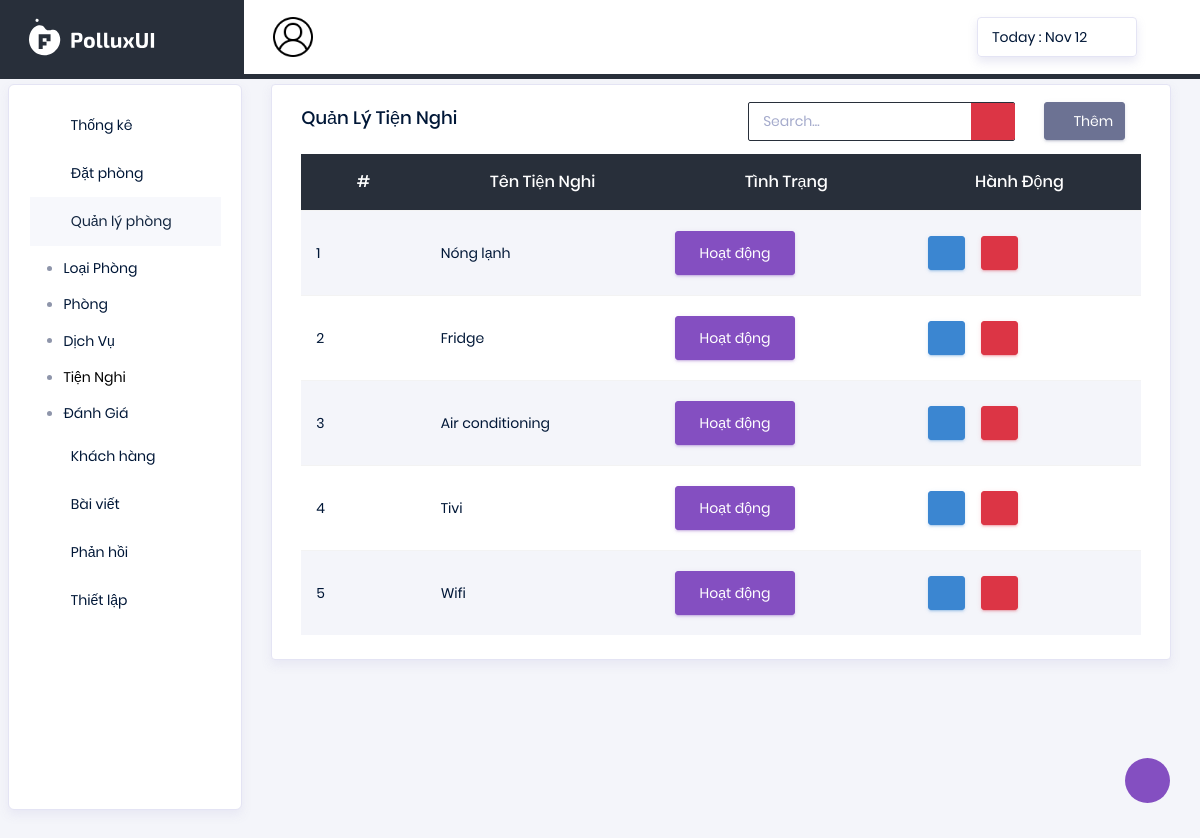
Screenshot of /admin/tiennghi.php with the database file from the repository.
### tables this page shows
CREATE TABLE `tiennghi` (
  `id` int(11) NOT NULL,
  `name` varchar(255) NOT NULL,
  `status` int(1) NOT NULL
);

### admin/tiennghi.php (the view, shortened to what this page needs)
<!DOCTYPE html>
<html lang="en">
<head>
    <link rel="stylesheet" href="css/flaticon.css">
    <link rel="stylesheet" href="css/bootstrap.min.css">
    <link rel="stylesheet" href="css/font-awesome.min.css">
    <link rel="stylesheet" href="https://cdnjs.cloudflare.com/ajax/libs/font-awesome/6.0.0-beta3/css/all.min.css">
</head>
<body>
    <div class="container-scroller" style="margin-top: -21px;">
        <?php include "header.php" ?>
        <div class="container-fluid page-body-wrapper" style="margin-top: 50px;">
            <?php include "sidebar.php" ?>
            <div class="main-panel">
                <div class="content-wrapper">
                    <div class="row">
                        <div class="col-lg-12 grid-margin stretch-card">
                            <div class="card">
                                <div class="card-body">
                                    <nav style="margin-top: -20px; background-color: white;" class=" navbar-breadcrumb col-xl-12 col-12 d-flex flex-row p-0">
                                        <div class="navbar-links-wrapper d-flex align-items-stretch">
                                            <h3 class="card-title" style="margin-top: 20px;">Quản Lý Tiện nghi</h3>
                                        </div>
                                        <div class="navbar-menu-wrapper d-flex align-items-center justify-content-end">
                                            <ul class="navbar-nav navbar-nav-right">
                                                <li class="nav-item nav-search d-none d-md-block mr-0">
                                                    <div class="input-group" style="border: 1px solid #282f3a;">
                                                        <input type="text" class="form-control timkiem" placeholder="Search..." aria-label="search" aria-describedby="search">
                                                        <div class="input-group-prepend">
                                                            <span class="input-group-text" id="search">
                                                                <i class="typcn typcn-zoom"></i>
                                                            </span>
                                                        </div>
                                                    </div>
                                                </li>
                                            </ul>
                                        </div>
                                        <div style="margin-top: 13px;">
                                            <button type="button" class="btn btn-secondary btn-sm btn-icon-text mr-3" id="btnAdd" style="display: flex; padding: 11px;">
                                                <i class="typcn typcn-document-add btn-icon-append" style="margin: -2px 2px 0 0;"></i> Thêm
                                            </button>
                                        </div>
                                    </nav>
                                    <div class="table-responsive">
                                        <table class="table table-striped project-orders-table">
                                            <thead>
                                                <tr>
                                                    <th>#</th>
                                                    <th>Tên Tiện Nghi</th>
                                                    <th>Tình Trạng</th>
                                                    <th>Hành Động</th>
                                                </tr>
                                            </thead>
                                            <tbody class="danhsach">
                                                <?php
                                                $result = mysqli_query($conn, "SELECT * FROM tiennghi ORDER BY id DESC ");
                                                $i = 1;
                                                while ($row = mysqli_fetch_array($result)) {
                                                ?>
                                                    <tr>
                                                        <td><?php echo $i ?></td>
                                                        <td><?php echo $row['name'] ?></td>
                                                        <td>
                                                            <?php if ($row['status'] == 0) { ?>
                                                                <button class="btn btn-secondary tiennghi-status" data-tiennghi-id="<?php echo $row['id']; ?>" id="btnStatus">Tạm ngừng</button>
                                                            <?php } else { ?>
                                                                <button class="btn btn-primary tiennghi-status" data-tiennghi-id="<?php echo $row['id']; ?>" id="btnStatus">Hoạt động</button>
                                                            <?php } ?>
                                                        </td>
                                                        <td>
                                                            <div class="d-flex align-items-center">
                                                                <button type="button" data-tiennghi-id="<?php echo $row['id']; ?>" class="btn btn-info btn-sm btn-icon-text mr-3" id="btnShowFormUpdate">
                                                                    <i class="typcn typcn-edit btn-icon-append"></i>
                                                                </button>
                                                                <button name="delete-btn" id="delete-btn" data-tiennghi-id="<?php echo $row['id']; ?>" type="button" class="btn btn-danger btn-sm btn-icon-text">
                                                                    <i class="typcn typcn-delete-outline btn-icon-append"></i>
                                                                </button>
                                                            </div>
                                                        </td>
                                                    </tr>
                                                <?php $i++;
                                                } ?>
                                            </tbody>
                                        </table>
                                    </div>
                                </div>
                            </div>
                        </div>
                    </div>
                </div>
            </div>
        </div>
        <?php
        include "footer.php" ?>
</body>
</html>

### admin/css/vertical-layout-light/new-style.css (style rules this page uses)
.table-responsive { overflow-y: auto; max-height: 534px; }
.table-striped thead { position: sticky; top: 0; background-color: white; z-index: 1; }
.navbar-breadcrumb { margin-top: -20px; background-color: white; }
.table-striped { text-align: center; }
.table-striped td { text-align: justify; }

### rows the page displays
tiennghi: name "Nóng lạnh"
tiennghi: name "Fridge"
tiennghi: name "Air conditioning"
tiennghi: name "Tivi"
tiennghi: name "Wifi"
